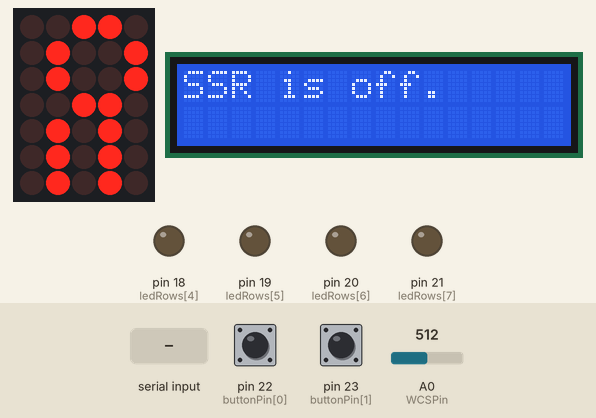
Bench run of a sketch on a simulated Arduino Mega 2560, built with avr-gcc and run on an emulated ATmega2560. On the bench: 5×7 LED matrix, 16×2 character LCD, output pins drawn as LEDs (lit = HIGH). Wiring (inferred from the names in the program): LED matrix (orientation assumed): rows pin 30, pin 31, pin 32, pin 33, pin 35, pin 36, pin 37; columns pin 34, pin 14, pin 15, pin 16, pin 17. The test bench sets the inputs (shaded band); at power-on: pin 22 (buttonPin[0]) HIGH, pin 23 (buttonPin[1]) HIGH, A0 (WCSPin) = 512. Pins used as bus, display or sensor lines are not drawn; what the sketch prints to the serial monitor is not drawn.

Above: at 3.2 s.
3.3 s: "30,150\n" received over Serial
At 4.7 s:
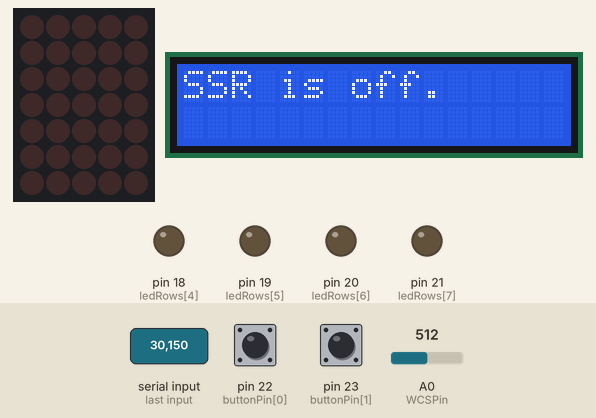
6.3 s: "1\n" received over Serial
At 8.4 s:
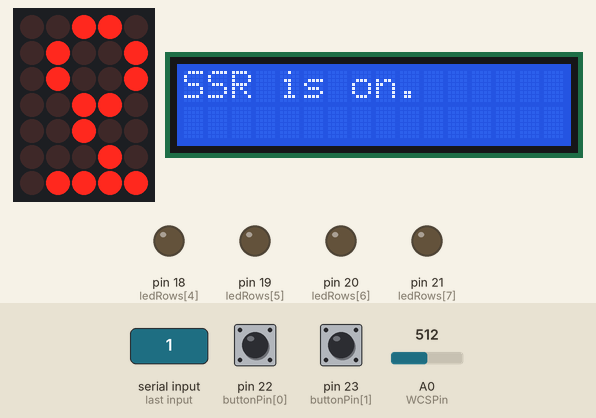
9.0 s: "90,45\n" received over Serial
At 9.04 s:
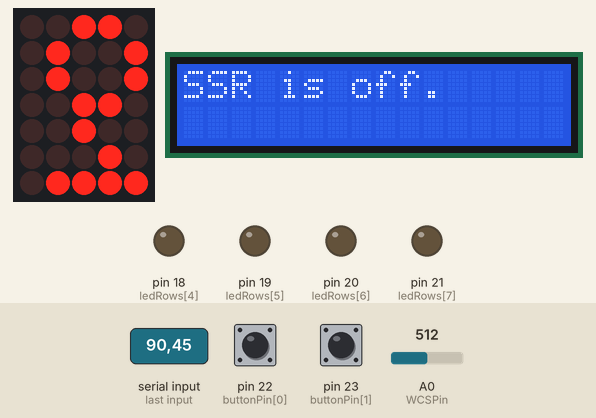
12.0 s: "0\n" received over Serial
At 13.0 s:
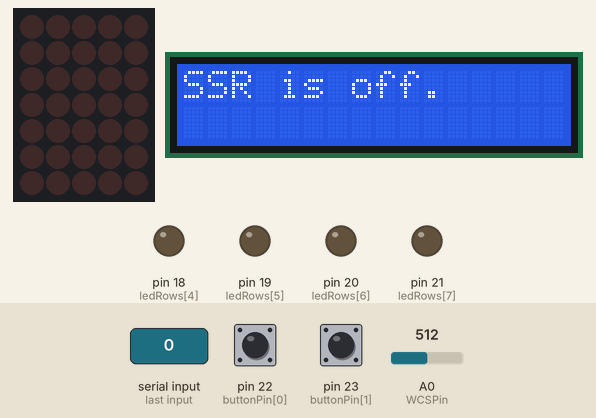
Timing chart, 0 to 15.0 s (numbered marks = the images above; inputs shaded):
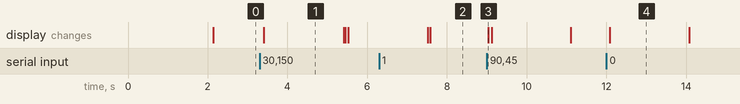

The sketch:

Team4SmartMeterPlug.ino
```cpp
#include <LiquidCrystal.h>

/*
  modified 11 May 2015
  by HJH

  modified 08 June 2015
  by HJH
 */
int SSRPin = 13;
int WCSPin = A0;
double A0Value=0;

double initSensInputSum = 0.0;
double initSensInputAvg = 0.0;
double valueForCorrectionError = 0;
double rmsArray[200];
double result;
int sensLoopN=200;
int initLoopN=200;
int counter=0;
int initSensInputCounter=0;
int ssrPower=0;

int buttonPin[16] = {22,23,24,25,26,27,28,29};
int ledCols[8] = {30,31,32,33,34,35,36,37};
int ledRows[8] = {14,15,16,17,18,19,20,21};
LiquidCrystal lcd(12,11,5,4,3,2);

bool SSROn = false;
bool initiated = false;

// the setup function runs once when you press reset or power the board
void setup() {
  // initialize digital pin 13 as an output.
  pinMode(SSRPin, OUTPUT);
  digitalWrite(SSRPin, LOW);
  SSROn = false;
  for(int i = 0 ; i < 8 ; i++)
  {
    pinMode(buttonPin[i],INPUT);
    pinMode(ledCols[i],OUTPUT);
    digitalWrite(ledCols[i],HIGH);
    pinMode(ledRows[i],OUTPUT);
    digitalWrite(ledRows[i],LOW);
  }
  lcd.begin(16,2);
  lcd.print("SSR is off.");
  ssrPower=0;
  initiated = true;
  setInitA0ValueAvg();
  Serial.begin(9600);
}
void matrixOff (){
  for ( int i = 0 ; i < 8 ; i++ )
  {
    digitalWrite(ledRows[i],LOW);
    digitalWrite(ledCols[i],HIGH);
  }
}

void setInitA0ValueAvg()
{

  delay(2000);
  initSensInputSum=0;
  initSensInputAvg=0;
    for (initSensInputCounter=0;initSensInputCounter<initLoopN;initSensInputCounter++)
  {
    A0Value=analogRead(WCSPin);
    initSensInputSum += A0Value;
  }
  initSensInputAvg = initSensInputSum/initLoopN;
}
// the loop function runs over and over again forever
void loop() {

  if (Serial.available())
  {
      int input = Serial.read()-'0';
      if (input == 0)
      {
        digitalWrite(SSRPin, LOW);
        SSROn = false;
        lcd.setCursor(0,0);
        lcd.print("SSR is off.");
        //Serial.println("======SSR OFF======");
        setInitA0ValueAvg();
        ssrPower=0;
        initiated=true;
      }
      else if(input == 1)
      {
        digitalWrite(SSRPin, HIGH);
        SSROn = true;
        lcd.setCursor(0,0);
        lcd.print("SSR is on. ");
        //Serial.println("======SSR ON======");
        ssrPower=1;
      }
  }
/*
  for( int i = 0 ; i < 8 ; i++)
  {
    digitalWrite(ledCols[i],LOW);
    for( int j = 0 ; j < 8 ; j++)
    {
      digitalWrite(ledRows[j],HIGH);
    }
    delay(1000);
  }
  matrixOff();
  for (int i = 0 ; i < 8 ; i++ )
  {
    digitalWrite(ledRows[i],HIGH);
    for(int j = 0 ; j < 8 ; j++)
    {
      digitalWrite(ledCols[j],LOW);
    }
    delay(1000);
  }
  matrixOff();*/
  if (SSROn)
  {
    digitalWrite(ledRows[0],HIGH);
    digitalWrite(ledCols[1],LOW);
    digitalWrite(ledCols[2],LOW);
    digitalWrite(ledCols[4],LOW);
    digitalWrite(ledCols[7],LOW);
    delay(5);
    matrixOff();
    digitalWrite(ledRows[1],HIGH);
    digitalWrite(ledCols[0],LOW);
    digitalWrite(ledCols[3],LOW);
    digitalWrite(ledCols[4],LOW);
    digitalWrite(ledCols[5],LOW);
    digitalWrite(ledCols[7],LOW);
    delay(5);
    matrixOff();
    digitalWrite(ledRows[2],HIGH);
    digitalWrite(ledCols[0],LOW);
    digitalWrite(ledCols[3],LOW);
    digitalWrite(ledCols[4],LOW);
    digitalWrite(ledCols[6],LOW);
    digitalWrite(ledCols[7],LOW);
    delay(5);
    matrixOff();
    digitalWrite(ledRows[3],HIGH);
    digitalWrite(ledCols[1],LOW);
    digitalWrite(ledCols[2],LOW);
    digitalWrite(ledCols[4],LOW);
    digitalWrite(ledCols[7],LOW);
    delay(5);
    matrixOff();
  }
  else if (!SSROn)
  {
    digitalWrite(ledRows[0],HIGH);
    digitalWrite(ledCols[1],LOW);
    digitalWrite(ledCols[2],LOW);
    digitalWrite(ledCols[4],LOW);
    digitalWrite(ledCols[5],LOW);
    digitalWrite(ledCols[6],LOW);
    digitalWrite(ledCols[7],LOW);
    delay(5);
    matrixOff();
    digitalWrite(ledRows[1],HIGH);
    digitalWrite(ledCols[0],LOW);
    digitalWrite(ledCols[3],LOW);
    digitalWrite(ledCols[4],LOW);
    delay(5);
    matrixOff();
    digitalWrite(ledRows[2],HIGH);
    digitalWrite(ledCols[0],LOW);
    digitalWrite(ledCols[3],LOW);
    digitalWrite(ledCols[4],LOW);
    digitalWrite(ledCols[5],LOW);
    digitalWrite(ledCols[6],LOW);
    digitalWrite(ledCols[7],LOW);
    delay(5);
    matrixOff();
    digitalWrite(ledRows[3],HIGH);
    digitalWrite(ledCols[1],LOW);
    digitalWrite(ledCols[2],LOW);
    digitalWrite(ledCols[4],LOW);
    delay(5);
    matrixOff();

  }

  if (!digitalRead(buttonPin[0]) && !SSROn)
  {
    digitalWrite(SSRPin, HIGH);
    SSROn = true;
    lcd.setCursor(0,0);
    lcd.print("SSR is on. ");
    //Serial.println("======SSR ON======");
    ssrPower=1;
  }

  if(!digitalRead(buttonPin[1]) && SSROn)
  {
    digitalWrite(SSRPin, LOW);
    SSROn = false;
    lcd.setCursor(0,0);
    lcd.print("SSR is off.");
    //Serial.println("======SSR OFF======");
    setInitA0ValueAvg();
    ssrPower=0;
    initiated=true;
  }


  //digitalWrite(SSRPin, HIGH);   // turn the LED on (HIGH is the voltage level)


  if (counter<sensLoopN){
    A0Value=analogRead(WCSPin);
    rmsArray[counter] = A0Value-initSensInputAvg;
    counter++;
  }
  else {
    counter=0;
    result=0;
    for(int i = 0; i<sensLoopN ; i++)
    {
      result +=  pow(rmsArray[i],2);
    }
    result /= sensLoopN;
    result = sqrt(result); //rms value
    result = result/4.44416; //rms * 1024/5 * 0.0217. 0.0217 value is from WCS1600 document.
    result = 220*result; //calculate value of watt
    if (initiated) //when the Arduino is on first time, it collects value of watt to correct error
    {
      valueForCorrectionError = result;
      initiated = false;
    }
    else if (!SSROn) //when the SSR is off, it collects values of watt to correct error
    {
      valueForCorrectionError += result;
      valueForCorrectionError /= 2.0;
    }
    result -=  valueForCorrectionError; //correct error
    if (result <10) //correct error
      result=0;

    Serial.print(result);
    Serial.print(",");
    Serial.println(ssrPower);
  }
  //digitalWrite(SSRPin, LOW);    // turn the LED off by making the voltage LOW
  //Serial.println("======LED OFF======");

}
```

Measured:
- after the input at 3.3 s, the display: changes after 0.10 s (image 1)
- after the input at 6.3 s, the display: first changes after 1.2 s (image 2 shows a later state)
- after the input at 9.0 s, the display: changes at once (image 3)
- after the input at 12.0 s, the display: changes after 0.08 s (image 4)
- what the display in image 1 shows lasts 2.0 s, from 3.4 s to 5.4 s
